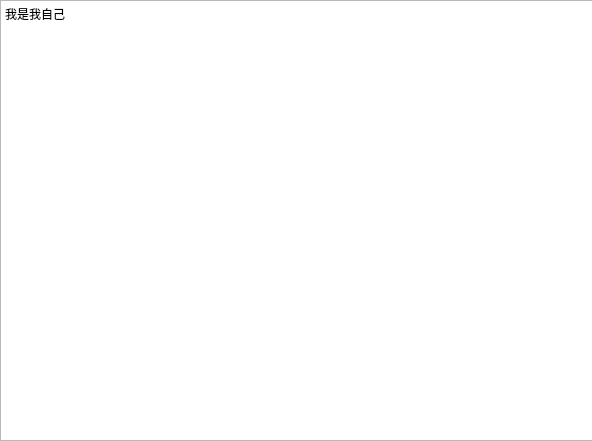
<?xml version="1.0" encoding="UTF-8"?>
<ui version="4.0">
 <class>Form</class>
 <widget class="QWidget" name="Form">
  <property name="geometry">
   <rect>
    <x>0</x>
    <y>0</y>
    <width>592</width>
    <height>441</height>
   </rect>
  </property>
  <property name="windowTitle">
   <string>Form</string>
  </property>
  <widget class="QTextEdit" name="textEdit">
   <property name="geometry">
    <rect>
     <x>0</x>
     <y>0</y>
     <width>601</width>
     <height>441</height>
    </rect>
   </property>
   <property name="html">
    <string>&lt;!DOCTYPE HTML PUBLIC &quot;-//W3C//DTD HTML 4.0//EN&quot; &quot;http://www.w3.org/TR/REC-html40/strict.dtd&quot;&gt;
&lt;html&gt;&lt;head&gt;&lt;meta name=&quot;qrichtext&quot; content=&quot;1&quot; /&gt;&lt;style type=&quot;text/css&quot;&gt;
p, li { white-space: pre-wrap; }
&lt;/style&gt;&lt;/head&gt;&lt;body style=&quot; font-family:'SimSun'; font-size:9pt; font-weight:400; font-style:normal;&quot;&gt;
&lt;p style=&quot; margin-top:0px; margin-bottom:0px; margin-left:0px; margin-right:0px; -qt-block-indent:0; text-indent:0px;&quot;&gt;我是我自己&lt;/p&gt;&lt;/body&gt;&lt;/html&gt;</string>
   </property>
  </widget>
 </widget>
 <resources/>
 <connections/>
</ui>
